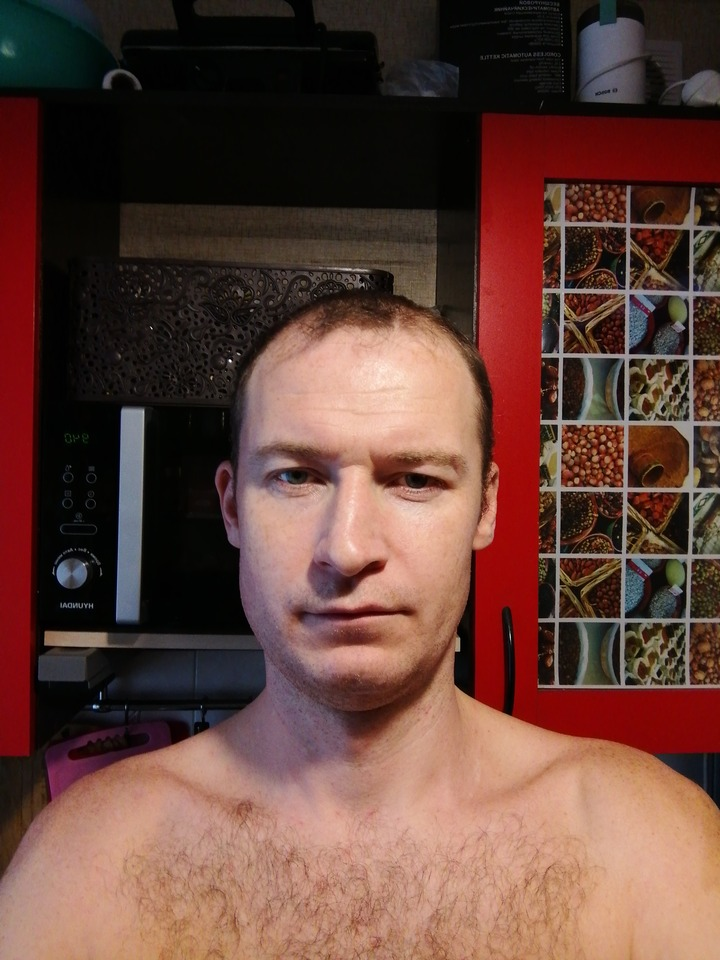
//> input picture HW/img/29.jpg, 720 x 960 px
$ ./main   (built with g++ and OpenCV 4)
//> lines starting //> are read from the running program, lines starting //| are printed output that depends on the picture; after the words box and inside, x2 and y2 are one past the last pixel; in counts of white or black regions, pixels touching at a corner belong together
### SW/FaceDetectionSW/FaceDetectionSW/haar.cpp
#include "haarcascade.h"
void convertToGrayscale(const cv::Mat& rgbImage, cv::Mat& grayscaleImage) {
    std::chrono::steady_clock::time_point begin = std::chrono::steady_clock::now();
    cv::cvtColor(rgbImage, grayscaleImage, cv::COLOR_RGB2GRAY, 1);
    std::chrono::steady_clock::time_point end = std::chrono::steady_clock::now();
    std::cout << "Time difference = " << std::chrono::duration_cast<std::chrono::milliseconds>(end - begin).count() << "[ms]" << std::endl;
}

// [25 lines left out: function convertToGrayscaleCustom, not called in this run]

void createIntegralImage(const cv::Mat& input, cv::Mat& integralImage, cv::Mat& SQintegralImage) {
    //CV_Assert(input.type() == CV_16UC1);
    //cv::Mat SQimg;
    //cv::multiply(input, input, SQimg);
    cv::integral(input, integralImage, SQintegralImage, CV_32SC1, CV_32SC1);
    /*cv::integral(input, integralImage, CV_32SC1);
    cv::integral(SQimg, SQintegralImage, CV_32SC1);*/
    //std::cout << SQintegralImage.at<uint32_t>(3, 1) << std::endl;;

}

// [5 lines left out: function preProcessing, not called in this run]
//
unsigned int int_sqrt(unsigned int value) {
    int i;
    unsigned int a = 0, b = 0, c = 0;
    for (i = 0; i < (32 >> 1); i++)
    {
        c <<= 2;
#define UPPERBITS(value) (value>>30)
        c += UPPERBITS(value);
#undef UPPERBITS
        value <<= 2;
        a <<= 1;
        b = (a << 1) | 1;
        if (c >= b)
        {
            c -= b;
            a++;
        }
    }
    return a;
}


int cascadeClassifier(Point p, int* ii, int* iiSq, int iiWidth, int iiHeight, int iiSqWidth, int iiSqHeight, float factor) {
    /*int iteratedClassifer = 0;
    int iteratedRect = 0;*/
    int classifierStart = 0;
    int classifierEnd = 0;
    int rectStart = 0;
    int rectEnd = 0;
    int mean = 0;
    int stddev = 0;
    stddev = iiSq[(p.y) * iiSqWidth + (p.x)];
        - iiSq[(p.y) * iiSqWidth + (p.x + (win_width))]
        - iiSq[(p.y + (win_height)) * iiSqWidth + (p.x)]
        + iiSq[(p.y + (win_height)) * iiSqWidth + (p.x + (win_width))];

    mean = ii[p.y * iiWidth + p.x]
        - ii[p.y * iiWidth + (p.x + (win_width))]
        - ii[(p.y + (win_height)) * iiWidth + p.x]
        + ii[(p.y + (win_height)) * iiWidth + (p.x + (win_width))];

    stddev = stddev * (win_width) * (win_width);
    stddev = stddev - mean * mean;

    stddev = (stddev > 0) ? int_sqrt(stddev) : 1;
    Rect detector = { p.x, p.y, (int)win_width, (int)win_height, 0 };
    //int stageTmp = 0;
    //StageEvalAccel:
    for (int stageIndex = 0; stageIndex < TOTAL_STAGE; stageIndex++) {
        //int classifierStart = iteratedClassifer;
        classifierStart = classifierEnd;
        classifierEnd = classifierStart + stageOrga[stageIndex];
        int stageTmp = 0;
        //NodeEvalAccel:
        for (int classifierIndex = classifierStart; classifierIndex < classifierEnd; classifierIndex++) {
            //Get node data
            int nodeThresh = stageNodes[classifierIndex * 3];
            int lval = stageNodes[classifierIndex * 3 + 1];
            int rval = stageNodes[classifierIndex * 3 + 2];
            /*int rectStart = iteratedRect;*/
            rectStart = rectEnd;
            rectEnd = rectStart + featOrga[classifierIndex];
            int sumA = 0, sumB = 0;
            int sum = 0;
            //RectEvalAccel (detectorData, rectStart, rectEnd, iidata):
            for (int rectIndex = rectStart; rectIndex < rectEnd; rectIndex++) {
                Rect rectData = {
                    stageRects[rectIndex*5 + 0] + detector.x,
                    stageRects[rectIndex*5 + 1] + detector.y,
                    stageRects[rectIndex*5 + 2],
                    stageRects[rectIndex*5 + 3],
                    stageRects[rectIndex*5 + 4]
                };

                int P1 = 0, P2 = 0, P3 = 0, P4 = 0;

                P1 = (rectData.y ) * iiWidth + (rectData.x);
                P2 = (rectData.y ) * iiWidth + (rectData.x + rectData.w);
                P3 = (rectData.y + rectData.h) * iiWidth + (rectData.x);
                P4 = (rectData.y + rectData.h) * iiWidth + (rectData.x + rectData.w);

                sumA = ii[P4] - ii[P3];
                sumB = ii[P1] - ii[P2];

                sum += (((sumA + sumB)) * rectData.weight) ;
            }
            sum = sum * 1000;

            stageTmp = (sum < nodeThresh * stddev) ? stageTmp + lval : stageTmp + rval;
        }
        //iteratedClassifer = classifierEnd;
        if (stageTmp < stageThresholds[stageIndex]) {
            return -stageIndex;
        }
    }
    return 1;
}
// [10 lines left out: function Mat2Array, not called in this run]

///
void groupBoundingBoxes(std::vector<cv::Rect>& rectList, int groupThreshold, double eps) {
    //GroupBoundingBoxesAccel:
    if (groupThreshold <= 0 || rectList.empty()) {
        return;
    }


    std::vector<int> labels;
    int nclasses = cv::partition(rectList, labels, [eps](const cv::Rect& r1, const cv::Rect& r2) {
        double deltaX = std::abs(r1.x - r2.x);
        double deltaY = std::abs(r1.y - r2.y);
        double deltaW = std::abs(r1.width - r2.width);
        double deltaH = std::abs(r1.height - r2.height);

        return deltaX <= r1.width * eps && deltaY <= r1.height * eps &&
            deltaW <= r1.width * eps && deltaH <= r1.height * eps;
        });


    std::vector<cv::Rect> groupedRects(nclasses);
    std::vector<int> groupWeights(nclasses, 0);

    for (size_t i = 0; i < rectList.size(); i++) {
        //Unroll:
        int cls = labels[i];
        groupedRects[cls].x += rectList[i].x;
        groupedRects[cls].y += rectList[i].y;
        groupedRects[cls].width += rectList[i].width;
        groupedRects[cls].height += rectList[i].height;
        groupWeights[cls]++;
    }


    rectList.clear();
    for (int i = 0; i < nclasses; i++) {
       // Unroll:
        if (groupWeights[i] > groupThreshold) {
            groupedRects[i].x /= groupWeights[i];
            groupedRects[i].y /= groupWeights[i];
            groupedRects[i].width /= groupWeights[i];
            groupedRects[i].height /= groupWeights[i];
            rectList.push_back(groupedRects[i]);
        }
    }
}

// [7 lines left out: function convertData, not called in this run]

void detectFace(cv::Mat& inputImage, float scaleFactor) {
    cv::Mat grayScaleImage = cv::Mat::zeros(inputImage.rows, inputImage.cols, CV_8UC1);
    cv::Mat integralImage, SQintegralImage, resizedImage;
    int imageHeight = inputImage.rows, imageWidth = inputImage.cols;
    float factor = 1;
    std::vector<cv::Rect> detectedRects;
    convertToGrayscale(inputImage, grayScaleImage);
    //imageScaler:
    while (imageHeight / factor > WIN_HEIGHT && imageWidth / factor > WIN_WIDTH) { //Python
        Preprocessing:
        cv::resize(grayScaleImage, resizedImage, cv::Size(), 1 / factor, 1 / factor, cv::INTER_AREA);
        createIntegralImage(resizedImage, integralImage, SQintegralImage);

        int iiHeight = integralImage.rows, iiWidth = integralImage.cols;
        int iiSqHeight = SQintegralImage.rows, iiSqWidth = SQintegralImage.cols;
        //cv::imwrite("integralImage.jpg", integralImage);

        int* ii = new int[iiHeight * iiWidth];
        int* iiSq = new int[iiSqHeight * iiSqWidth];
        //Mat2Array(integralImage, ii);
        //Mat2Array(SQintegralImage, iiSq);
        DetectFace: //(ii, iiWidth, iiHeight, iiSq, iiSqWidth, iiSqHeight)
        Point p;
        int rows = resizedImage.rows, cols = resizedImage.cols;
        //DetectorScan:
        for (int y = 0; y < rows - win_height; y++) {
            for (int x = 0; x < cols - win_width; x++) {
                p = { x, y };
                int result = cascadeClassifier(p, (int* )integralImage.data, (int*)SQintegralImage.data, iiWidth, iiHeight, iiSqWidth, iiSqHeight, factor);
                if (result > 0) {
                    cv::Rect rect(p.x * factor, p.y * factor, win_width * factor, win_height * factor);
                    detectedRects.push_back(rect);
                }
            }
        }
        factor *= scaleFactor;
        delete[] ii;
        ii = nullptr;
        delete[] iiSq;
        iiSq = nullptr;
    }


    groupBoundingBoxes(detectedRects, 2, 0.2);


    for (const auto& rect : detectedRects) {
        cv::rectangle(inputImage, rect, cv::Scalar(0, 255, 0), 1);
    }
}

### SW/FaceDetectionSW/FaceDetectionSW/main.cpp

#include "haarcascade.h"
#include <chrono>

int main() {
    //std::ios::sync_with_stdio(false);
    bool done = false;
    cv::Mat cameraImage;
    cv::Mat scaledImage;
    cv::Mat colorImage = cv::imread("C:/Users/Phat/Downloads/29.jpg");
//> colorImage is the input picture: 960 rows x 720 cols, CV_8UC3; mean B, G, R 58, 67, 101.3
    if (colorImage.empty()) {
        std::cerr << "khong the mo anh dau vao" << std::endl;
        return -1;
    }
    // [21 lines of commented-out code are left out]
    cv::resize(colorImage, scaledImage, cv::Size(720, 960), 0, 0, cv::INTER_AREA);
    std::chrono::steady_clock::time_point begin = std::chrono::steady_clock::now();
    detectFace(scaledImage, 1.2);
//> in convertToGrayscale, `cv::cvtColor(rgbImage, grayscaleImage, cv::COLOR_RGB2GRAY, 1);`:
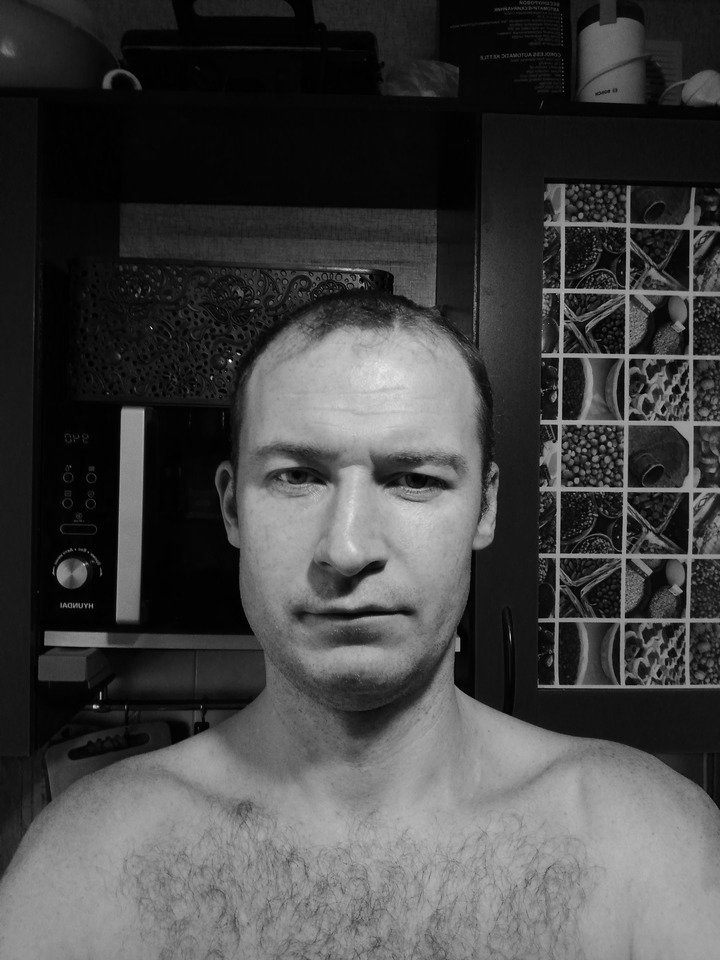
//> grayscaleImage: 960 rows x 720 cols, CV_8UC1; min 0, max 254, mean 68.2
//> the loop in detectFace, `while (imageHeight / factor > WIN_HEIGHT && imageWidth / factor > WIN_..` made 19 passes
//> pass 1, in createIntegralImage, `cv::integral(input, integralImage, SQintegralImage, CV_32SC1, CV_32SC1);`:
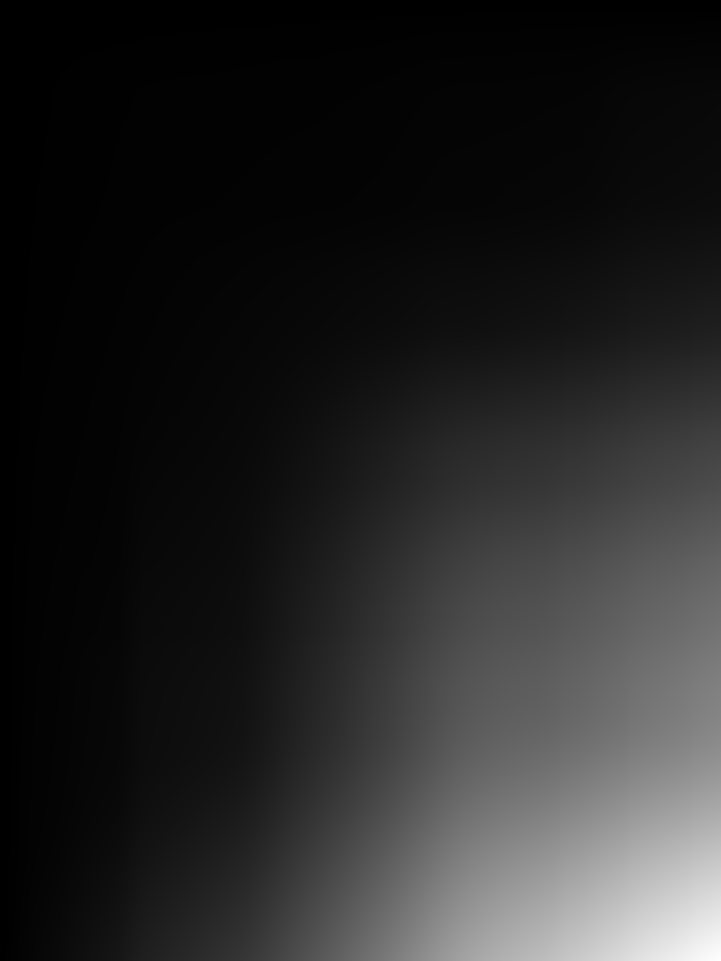
//> integralImage: 961 rows x 721 cols, CV_32SC1; min 0, max 47142157, mean 7022204; drawn with min black and max white
//> pass 1, in createIntegralImage, `cv::integral(input, integralImage, SQintegralImage, CV_32SC1, CV_32SC1);`:
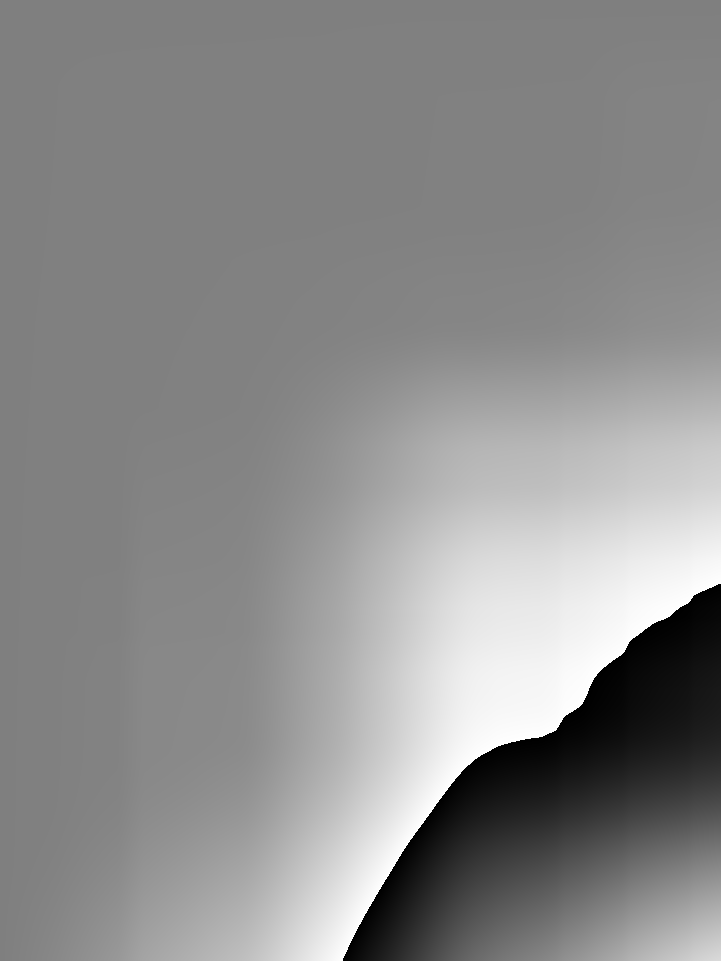
//> SQintegralImage: 961 rows x 721 cols, CV_32SC1; min -2.15e+09, max 2.15e+09, mean 219319146.6; drawn with min black and max white
//> after the loop in detectFace, `while (imageHeight / factor > WIN_HEIGHT && imageWidth / factor > WIN_..`:
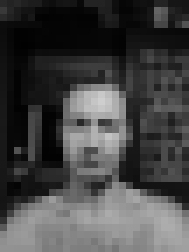
//> resizedImage: 36 rows x 27 cols, CV_8UC1 (shown 7 times larger); min 1, max 206, mean 68.1
//> after the loop in detectFace, `while (imageHeight / factor > WIN_HEIGHT && imageWidth / factor > WIN_..`: factor = 31.95; detectedRects = 41 Rects (x, y, width, height), first 8: [622, 355, 28, 28], [687, 433, 28, 28], [628, 374, 41, 41], [249, 392, 213, 213], [179, 346, 308, 308], [192, 346, 308, 308], [205, 346, 308, 308], [218, 346, 308, 308]
//> in groupBoundingBoxes, `int nclasses = cv::partition(rectList, labels, [eps](const cv::Rect& r..`: labels = 41 values from 0 to 4; nclasses = 5
//> the loop in groupBoundingBoxes, `for (size_t i = 0; i < rectList.size(); i++)` made 41 passes
//> cls on passes 1 to 12: 0, 1, 2, 3, 4, 4, 4, 4, 4, 4, 4, 4
//> the loop in groupBoundingBoxes, `for (int i = 0; i < nclasses; i++)` made 5 passes
//> in detectFace, `groupBoundingBoxes(detectedRects, 2, 0.2);`: detectedRects = 1 Rect (x, y, width, height): [182, 342, 348, 348]
//> the loop in detectFace, `for (const auto& rect : detectedRects)` made 1 pass
//> after the loop in detectFace, `for (const auto& rect : detectedRects)`:
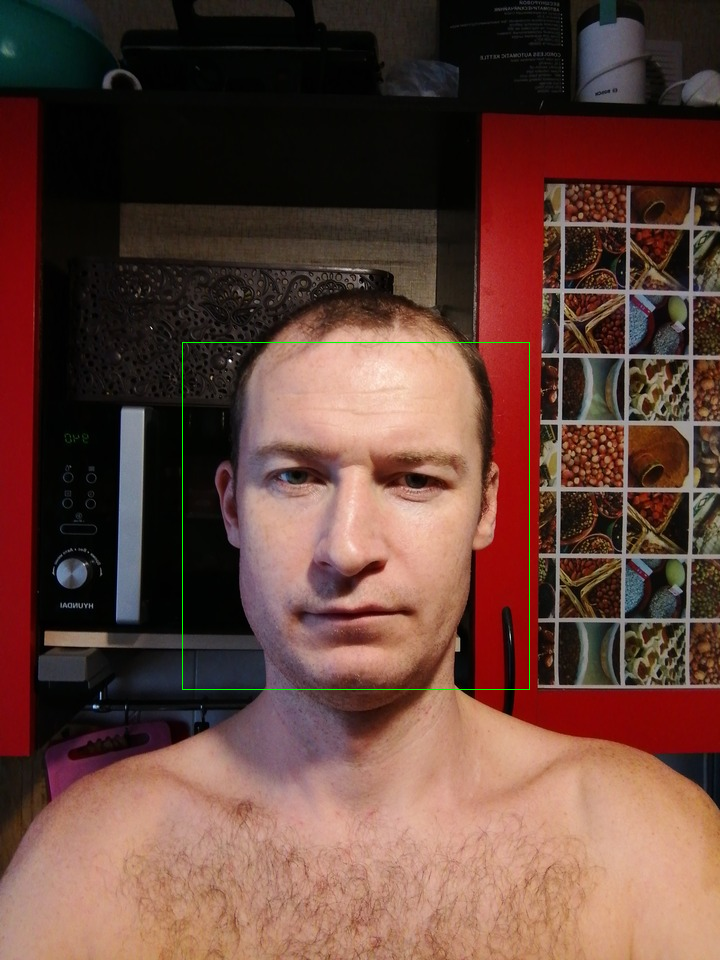
//> inputImage: 960 rows x 720 cols, CV_8UC3; 0.2% of pixels changed, all inside (x1, y1, x2, y2) = (182, 342, 530, 690)
    std::chrono::steady_clock::time_point end = std::chrono::steady_clock::now();
    std::cout << "Time difference = " << std::chrono::duration_cast<std::chrono::milliseconds>(end - begin).count() << "[ms]" << std::endl;
    cv::imshow("Output image", scaledImage);
    cv::waitKey(0);
    cv::waitKey(0);
    return 0;
}
